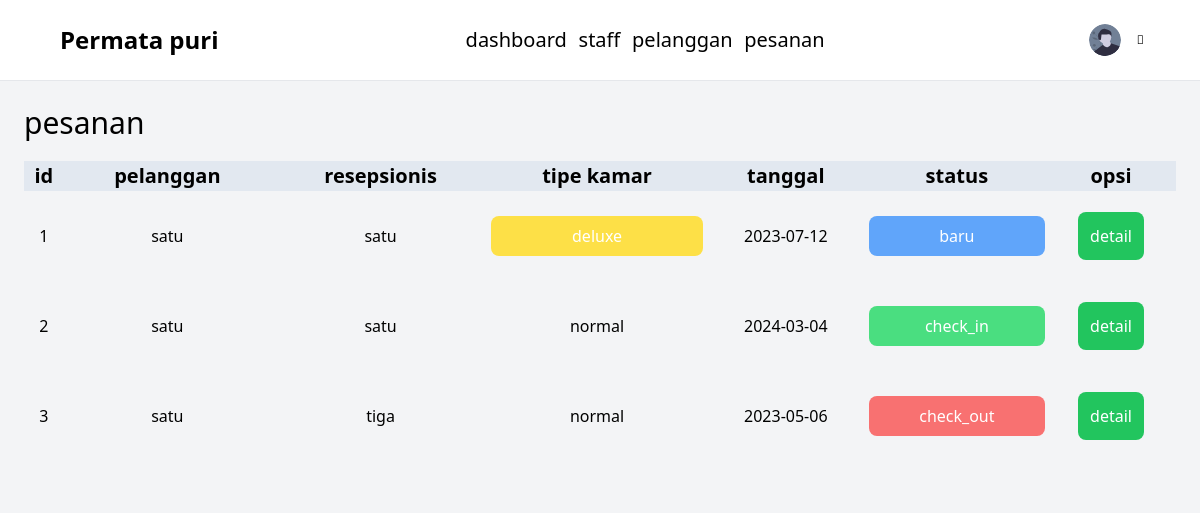
The page /admin/pesanan.php on the database its author committed.
### tables this page shows
CREATE TABLE `pesanan` (
  `id` int(255) NOT NULL,
  `ID_pelanggan` int(255) NOT NULL,
  `ID_resepsionis` int(255) NOT NULL,
  `tipe_kamar` enum('normal','deluxe') NOT NULL,
  `tanggal` date NOT NULL,
  `harga` int(255) NOT NULL,
  `status` enum('baru','check_in','check_out') NOT NULL
);

CREATE TABLE `pelanggan` (
  `id` int(255) NOT NULL,
  `username` varchar(255) NOT NULL,
  `email` varchar(255) NOT NULL,
  `password` varchar(255) NOT NULL,
  `kota` varchar(255) NOT NULL,
  `umur` int(255) NOT NULL
);

CREATE TABLE `user` (
  `id` int(255) NOT NULL,
  `username` varchar(255) NOT NULL,
  `email` varchar(255) NOT NULL,
  `password` varchar(255) NOT NULL,
  `role` enum('admin','resepsionis','pelanggan') NOT NULL
);

### admin/pesanan.php (the view, shortened to what this page needs)
<?php
    include '../config.php';
    require 'funtions.php';
?>
<!DOCTYPE html>
<html lang="en">
  <head>
    <script src="https://cdn.tailwindcss.com"></script>
    <link rel="stylesheet" href="https://cdnjs.cloudflare.com/ajax/libs/font-awesome/6.4.0/css/all.min.css">
    <link rel="stylesheet" href="dist/output.css" />
  </head>
  <body class="bg-gray-100">
    <?php
   include "navbar.php"
   ?>
      <div class="bg-gray-100 flex-1 p-6">
      <div>
        <p class="text-3xl font-medium mb-5">pesanan</p>
        <table class="table-auto w-full">
          <tr class="bg-slate-200">
            <td class="text-center text-xl font-semibold">id</td>
            <td class="text-center text-xl font-semibold">pelanggan</td>
            <td class="text-center text-xl font-semibold">resepsionis</td>
            <td class="text-center text-xl font-semibold">tipe kamar</td>
            <td class="text-center text-xl font-semibold">tanggal</td>
            <td class="text-center text-xl font-semibold">status</td>
            <td class="text-center text-xl font-semibold">opsi</td>
          </tr>
            <?php
            $qry_pesanan = mysqli_query($connection,"SELECT * FROM pesanan");
            while($data_pesanan=mysqli_fetch_array($qry_pesanan)){
            ?>
              <div class="">
                <tr class="">
                    <td class="text-center my-5"><?=$data_pesanan['id']?></td>
                    <td class="text-center my-5"><?=tmplNamaPl($data_pesanan['ID_pelanggan'])?></td>
                    <td class="text-center my-5"><?=tmplNamaSt($data_pesanan['ID_resepsionis'])?></td>
                    <td class="text-center my-5"><?php if ($data_pesanan['tipe_kamar']== 'deluxe'){
                ?>
                  <p class="bg-yellow-300 text-white text-center rounded-lg p-2"><?=$data_pesanan['tipe_kamar']?></p>
                <?php
                  }else{
                ?>
                  <p><?=$data_pesanan['tipe_kamar']?></p>
                <?php
                }
                ?></td>
                    <td class="text-center my-5"><?=$data_pesanan['tanggal']?></td>
                    <td class="my-5"><?php if($data_pesanan['status'] == 'baru'){
                          ?>
                            <p class="bg-blue-400 text-white text-center rounded-lg p-2"><?=$data_pesanan['status']?></p>
                          <?php
                          }elseif($data_pesanan['status'] == 'check_in'){
                          ?>
                            <p class="bg-green-400 text-white text-center rounded-lg p-2"><?=$data_pesanan['status']?></p>
                          <?php
                          }elseif($data_pesanan['status'] == 'check_out'){
                          ?>
                          <p class="bg-red-400 text-white text-center rounded-lg p-2"><?=$data_pesanan['status']?></p>
                          <?php
                          }
                          ?></td>
                    <td class="flex justify-evenly my-5">
                      <a href="detail_pesanan.php?id_pesanan=<?=$data_pesanan['id']?>" class="p-3 my-auto bg-green-500 rounded-lg text-white">detail</a>
                    </td>
                </tr>
              </div>
            <?php
            }
            ?>
        </table>
      </div>
    </div>
  </body>
</html>

### admin/navbar.php (shortened to what this page needs)
<!DOCTYPE html>
<html lang="en">
<head>
  <script src="https://cdn.tailwindcss.com"></script>
  <link rel="stylesheet" href="https://cdnjs.cloudflare.com/ajax/libs/font-awesome/6.4.0/css/all.min.css">
  <link rel="stylesheet" href="dist/output.css" />
</head>
<body class="bg-gray-100">
  <div class="flex items-center bg-white p-6 border-b border-gray-200 px-14">
    <div class="flex-none w-48 flex flex-row items-center mr-[20%]">
      <p class="ml-1 flex-1 text-2xl text-black font-bold">Permata puri</p>
    </div>
    <div class="flex justify-between mr-auto w-[33%]">
      <a href="home_admin.php" class="text-xl font-medium"> dashboard</a>
      <a href="Staff.php" class="text-xl font-medium"> staff</a>
      <a href="pelanggan.php" class="text-xl font-medium"> pelanggan</a>
      <a href="pesanan.php" class="text-xl font-medium"> pesanan</a>
    </div>
    <div class="flex justify-end items-center">
      <div class="dropdown relative">
        <button class="menu-btn flex flex-wrap items-center">
          <div class="w-8 h-8 overflow-hidden rounded-full">
            <img class="w-full h-full object-cover" src="../img/user.svg" />
          </div>
          <div class="ml-2 flex">
            <i class="fad fa-chevron-down ml-2 my-auto text-xs leading-none"></i>
          </div>
        </button>
      </div>
    </div>
  </div>
</body>
</html>

### admin/funtions.php (shortened to what this page needs)
<?php
 include '../config.php';
function tmplNamaSt($data){
   global $connection;
   $sql = mysqli_query($connection,"SELECT distinct username from user where id = $data");
   foreach($sql as $result){
      echo implode($result);
   }
}
function tmplNamaPl($data){
   global $connection;
   $sql = mysqli_query($connection,"SELECT distinct username from pelanggan where id = $data");
   foreach($sql as $result){
      echo implode($result);
   }
}
?>

### rows shown on the page
pesanan: id "1", tipe_kamar "deluxe", tanggal "2023-07-12", status "baru"
pelanggan: result "satu"
pesanan: id "2", tipe_kamar "normal", tanggal "2024-03-04", status "check_in"
pesanan: id "3", tipe_kamar "normal", tanggal "2023-05-06", status "check_out"
user: result "tiga"
